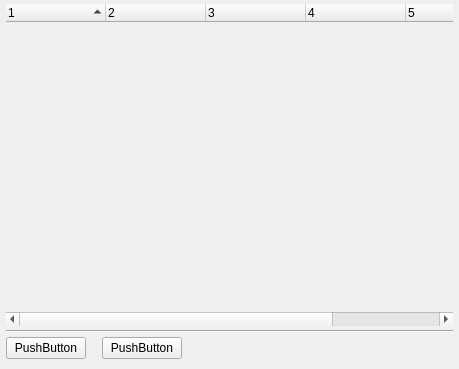
<?xml version="1.0" encoding="UTF-8"?>
<ui version="4.0">
 <class>m_Window</class>
 <widget class="QFrame" name="m_Window">
  <property name="geometry">
   <rect>
    <x>0</x>
    <y>0</y>
    <width>459</width>
    <height>369</height>
   </rect>
  </property>
  <property name="sizePolicy">
   <sizepolicy hsizetype="Expanding" vsizetype="Expanding">
    <horstretch>0</horstretch>
    <verstretch>0</verstretch>
   </sizepolicy>
  </property>
  <property name="focusPolicy">
   <enum>Qt::TabFocus</enum>
  </property>
  <layout class="QVBoxLayout" name="verticalLayout">
   <property name="spacing">
    <number>4</number>
   </property>
   <property name="leftMargin">
    <number>6</number>
   </property>
   <property name="topMargin">
    <number>4</number>
   </property>
   <property name="rightMargin">
    <number>6</number>
   </property>
   <property name="bottomMargin">
    <number>10</number>
   </property>
   <item>
    <widget class="COsdSelectTree" name="m_Tree">
     <property name="sizePolicy">
      <sizepolicy hsizetype="Expanding" vsizetype="Expanding">
       <horstretch>0</horstretch>
       <verstretch>0</verstretch>
      </sizepolicy>
     </property>
     <property name="focusPolicy">
      <enum>Qt::WheelFocus</enum>
     </property>
     <property name="contextMenuPolicy">
      <enum>Qt::CustomContextMenu</enum>
     </property>
     <property name="autoFillBackground">
      <bool>false</bool>
     </property>
     <property name="styleSheet">
      <string notr="true">#m_Tree {background-color: transparent;}
QTreeView::indicator{
 width: 22px; height: 22px;
}
QTreeView::indicator:unchecked{
  image: url(_BASESKINPATH_/img/select/empty.png);
 }
QTreeView::indicator:checked {
 image: url(_BASESKINPATH_/img/select/check.png);
 }
/*INCLUDE_UI_scrollbar.qss*/
/*INCLUDE_UI_headerview.qss*/
</string>
     </property>
     <property name="frameShape">
      <enum>QFrame::NoFrame</enum>
     </property>
     <property name="frameShadow">
      <enum>QFrame::Plain</enum>
     </property>
     <property name="lineWidth">
      <number>1</number>
     </property>
     <property name="editTriggers">
      <set>QAbstractItemView::NoEditTriggers</set>
     </property>
     <property name="showDropIndicator" stdset="0">
      <bool>false</bool>
     </property>
     <property name="verticalScrollMode">
      <enum>QAbstractItemView::ScrollPerPixel</enum>
     </property>
     <property name="indentation">
      <number>4</number>
     </property>
     <property name="uniformRowHeights">
      <bool>false</bool>
     </property>
     <property name="sortingEnabled">
      <bool>true</bool>
     </property>
     <property name="animated">
      <bool>true</bool>
     </property>
     <property name="wordWrap">
      <bool>true</bool>
     </property>
     <property name="columnCount">
      <number>6</number>
     </property>
     <property name="sliderInfo" stdset="0">
      <string notr="true">color1=&quot;0x5010F010&quot; color2=&quot;0&quot; type=&quot;0&quot; roundcorner=&quot;0&quot; borderwidth=&quot;0&quot; bordercolor=&quot;0&quot;</string>
     </property>
     <property name="borderInfo" stdset="0">
      <string notr="true">borderwidth=&quot;1&quot; roundcorner=&quot;0&quot; bordercolor=&quot;0x90808080&quot; </string>
     </property>
     <property name="cursorInfo" stdset="0">
      <stringlist notr="true">
       <string>id=&quot;focus&quot;  marginBottom=&quot;1&quot; marginTop=&quot;1&quot; type=&quot;0&quot; color1=&quot;0x7080A0FF&quot; roundcorner=&quot;0&quot; bordercolor=&quot;0xFF000000&quot; borderWidth=&quot;0&quot;</string>
       <string>id=&quot;hover&quot; marginBottom=&quot;1&quot; marginTop=&quot;1&quot; type=&quot;0&quot; color1=&quot;0x3080A0FF&quot; roundcorner=&quot;0&quot; bordercolor=&quot;0xFF000000&quot; borderWidth=&quot;0&quot;</string>
      </stringlist>
     </property>
     <attribute name="headerVisible">
      <bool>true</bool>
     </attribute>
     <attribute name="headerCascadingSectionResizes">
      <bool>false</bool>
     </attribute>
     <column>
      <property name="text">
       <string notr="true">1</string>
      </property>
     </column>
     <column>
      <property name="text">
       <string notr="true">2</string>
      </property>
     </column>
     <column>
      <property name="text">
       <string notr="true">3</string>
      </property>
     </column>
     <column>
      <property name="text">
       <string notr="true">4</string>
      </property>
     </column>
     <column>
      <property name="text">
       <string notr="true">5</string>
      </property>
     </column>
     <column>
      <property name="text">
       <string notr="true">6</string>
      </property>
     </column>
    </widget>
   </item>
   <item>
    <widget class="Line" name="line">
     <property name="orientation">
      <enum>Qt::Horizontal</enum>
     </property>
    </widget>
   </item>
   <item>
    <layout class="QHBoxLayout" name="horizontalLayout_2">
     <property name="spacing">
      <number>16</number>
     </property>
     <item>
      <widget class="QPushButton" name="m_StopButton">
       <property name="styleSheet">
        <string notr="true">/*INCLUDE_UI_defaultbutton.qss*/</string>
       </property>
       <property name="text">
        <string>PushButton</string>
       </property>
      </widget>
     </item>
     <item>
      <widget class="QPushButton" name="m_PauseButton">
       <property name="styleSheet">
        <string notr="true">/*INCLUDE_UI_defaultbutton.qss*/</string>
       </property>
       <property name="text">
        <string>PushButton</string>
       </property>
      </widget>
     </item>
     <item>
      <spacer name="horizontalSpacer_3">
       <property name="orientation">
        <enum>Qt::Horizontal</enum>
       </property>
       <property name="sizeType">
        <enum>QSizePolicy::MinimumExpanding</enum>
       </property>
       <property name="sizeHint" stdset="0">
        <size>
         <width>40</width>
         <height>20</height>
        </size>
       </property>
      </spacer>
     </item>
    </layout>
   </item>
  </layout>
 </widget>
 <customwidgets>
  <customwidget>
   <class>COsdSelectTree</class>
   <extends>QTreeWidget</extends>
   <header>OsdSelectTree.h</header>
  </customwidget>
 </customwidgets>
 <resources/>
 <connections/>
</ui>
